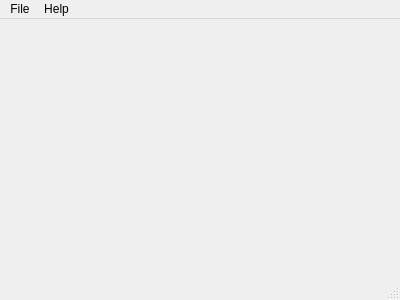
<?xml version="1.0" encoding="UTF-8"?>
<ui version="4.0">
 <class>MainWindow</class>
 <widget class="QMainWindow" name="MainWindow">
  <property name="geometry">
   <rect>
    <x>0</x>
    <y>0</y>
    <width>400</width>
    <height>300</height>
   </rect>
  </property>
  <property name="minimumSize">
   <size>
    <width>400</width>
    <height>300</height>
   </size>
  </property>
  <property name="maximumSize">
   <size>
    <width>400</width>
    <height>300</height>
   </size>
  </property>
  <property name="windowTitle">
   <string>SuperCop</string>
  </property>
  <widget class="QWidget" name="centralWidget"/>
  <widget class="QMenuBar" name="menuBar">
   <property name="geometry">
    <rect>
     <x>0</x>
     <y>0</y>
     <width>400</width>
     <height>21</height>
    </rect>
   </property>
   <widget class="QMenu" name="menuFile">
    <property name="title">
     <string>File</string>
    </property>
    <widget class="QMenu" name="menuNew_1_Player_Game">
     <property name="title">
      <string>New 1 Player Game</string>
     </property>
     <addaction name="Easy_1P"/>
     <addaction name="Medium_1P"/>
     <addaction name="Hard_1P"/>
    </widget>
    <addaction name="menuNew_1_Player_Game"/>
    <addaction name="separator"/>
    <addaction name="actionHigh_Scores"/>
    <addaction name="separator"/>
    <addaction name="actionExit"/>
   </widget>
   <widget class="QMenu" name="menuCredits">
    <property name="title">
     <string>Help</string>
    </property>
    <addaction name="actionControls"/>
    <addaction name="actionContact_Us"/>
   </widget>
   <addaction name="menuFile"/>
   <addaction name="menuCredits"/>
  </widget>
  <widget class="QStatusBar" name="statusBar"/>
  <action name="actionExit">
   <property name="text">
    <string>Exit</string>
   </property>
   <property name="shortcut">
    <string>Esc</string>
   </property>
  </action>
  <action name="Easy_1P">
   <property name="enabled">
    <bool>true</bool>
   </property>
   <property name="text">
    <string>Easy</string>
   </property>
   <property name="shortcut">
    <string>Ctrl+1</string>
   </property>
  </action>
  <action name="Medium_1P">
   <property name="text">
    <string>Medium</string>
   </property>
   <property name="shortcut">
    <string>Ctrl+2</string>
   </property>
  </action>
  <action name="Hard_1P">
   <property name="text">
    <string>Hard</string>
   </property>
   <property name="shortcut">
    <string>Ctrl+3</string>
   </property>
  </action>
  <action name="Easy_2P">
   <property name="text">
    <string>Easy</string>
   </property>
  </action>
  <action name="Medium_2P">
   <property name="text">
    <string>Medium</string>
   </property>
  </action>
  <action name="Hard_2P">
   <property name="text">
    <string>Hard</string>
   </property>
  </action>
  <action name="actionContact_Us">
   <property name="text">
    <string>Contact Us</string>
   </property>
  </action>
  <action name="actionControls">
   <property name="text">
    <string>Controls</string>
   </property>
  </action>
  <action name="actionHigh_Scores">
   <property name="text">
    <string>High Scores</string>
   </property>
  </action>
 </widget>
 <layoutdefault spacing="6" margin="11"/>
 <resources/>
 <connections/>
</ui>
